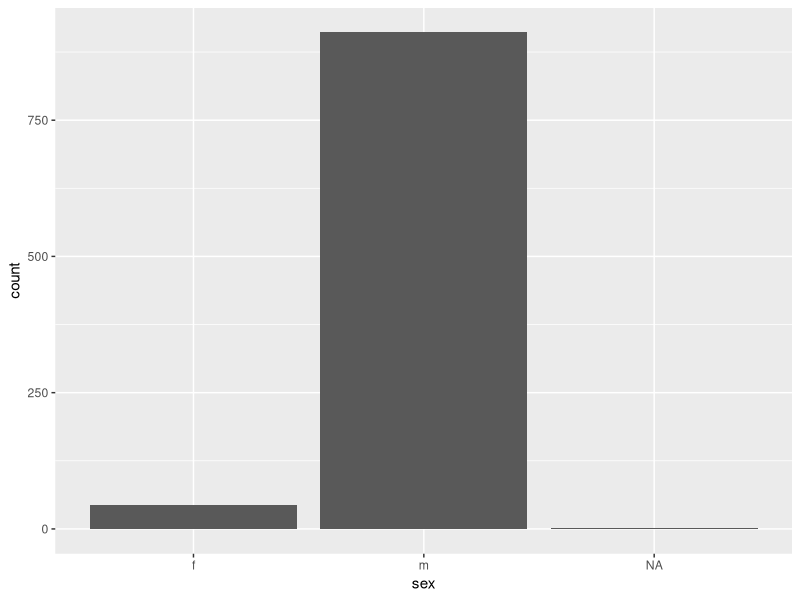
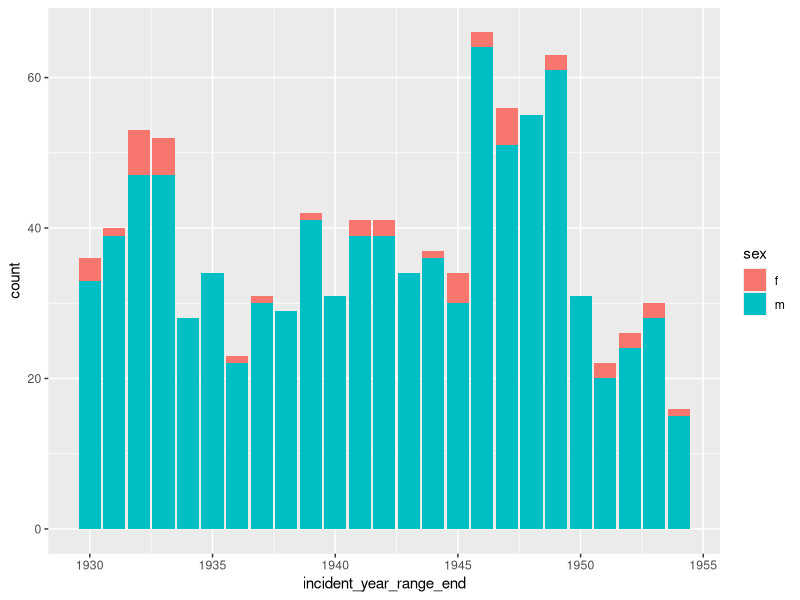
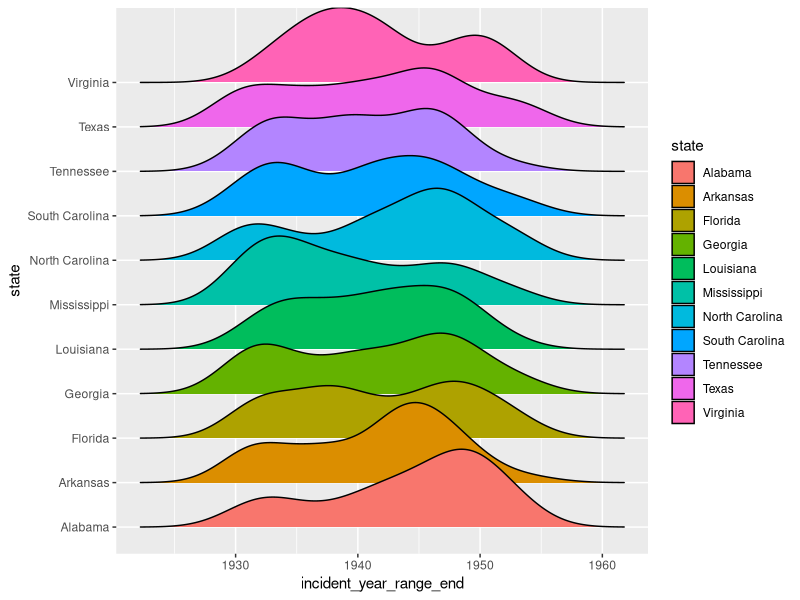

R code for these plots, in order:
## ---- chunk 1
library(tidyverse)
library(broom)
library(readr)
library(ggridges)
library(ggplot2)
## ---- chunk 2
victims_incidents <- read_csv("../data/victims_incidents.csv")
glimpse(victims_incidents)

## ---- chunk 3
names(victims_incidents)
dim(victims_incidents)

ggplot(victims_incidents, aes(
  sex))+
  geom_bar()

victims_incidents<-victims_incidents|>
  drop_na(sex)
ggplot(victims_incidents, aes(
  incident_year_range_end, fill=sex))+
  geom_bar()

ggplot(victims_incidents, aes(
  incident_year_range_end, state, fill=state))+
  geom_density_ridges()
